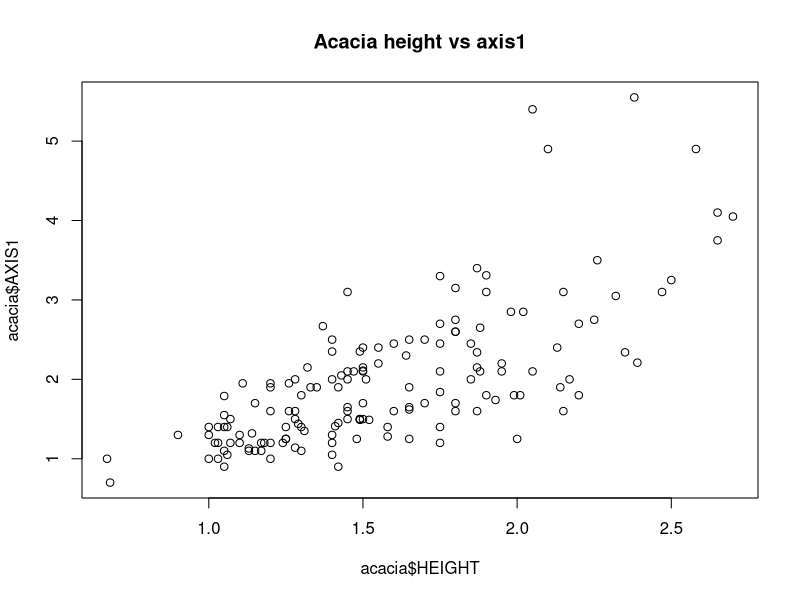
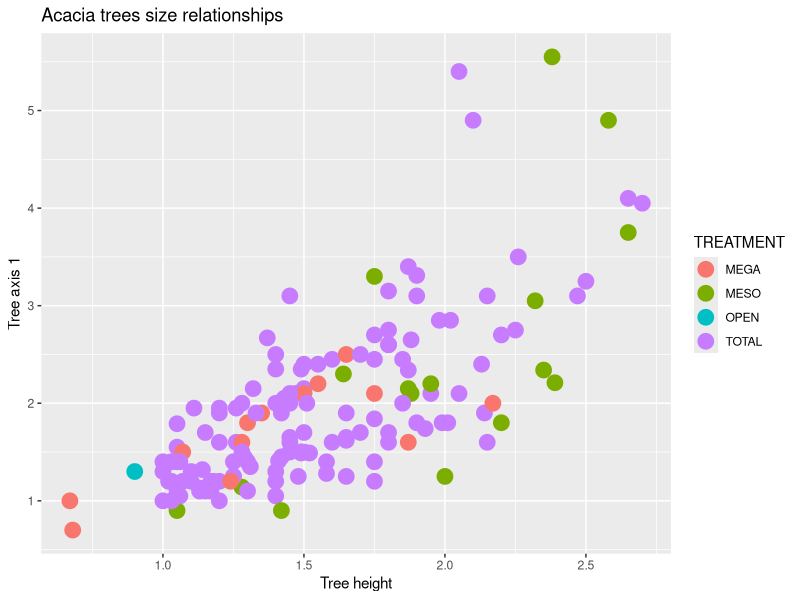
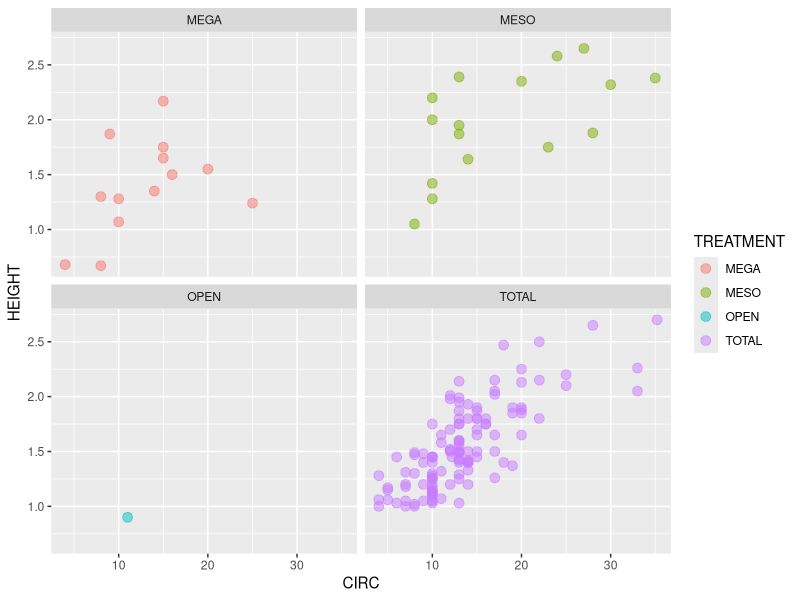
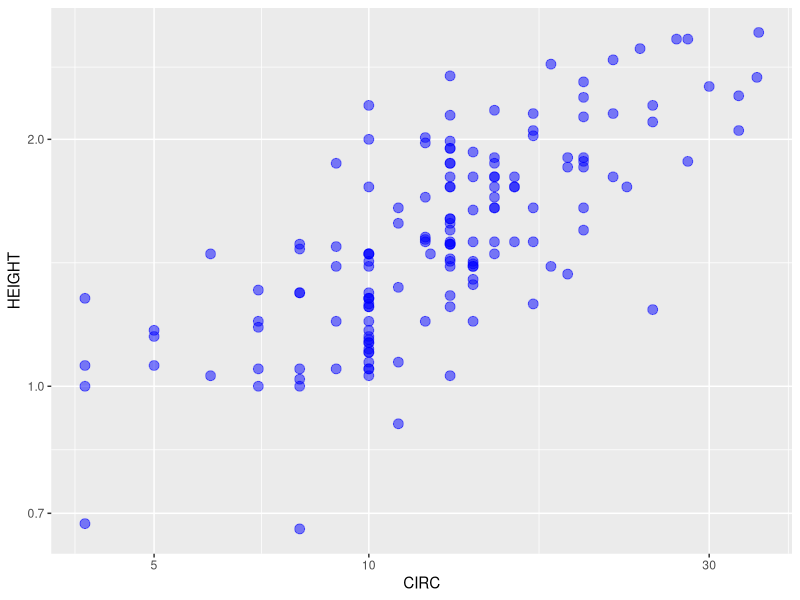
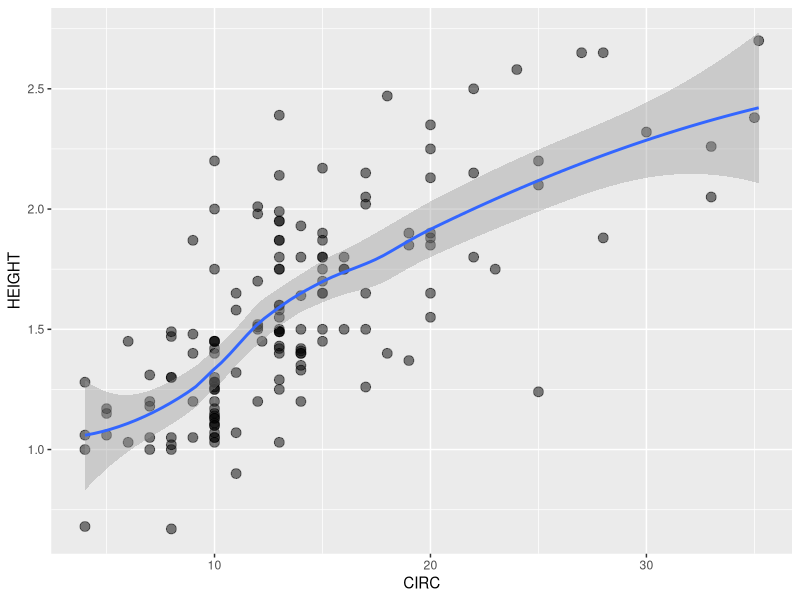
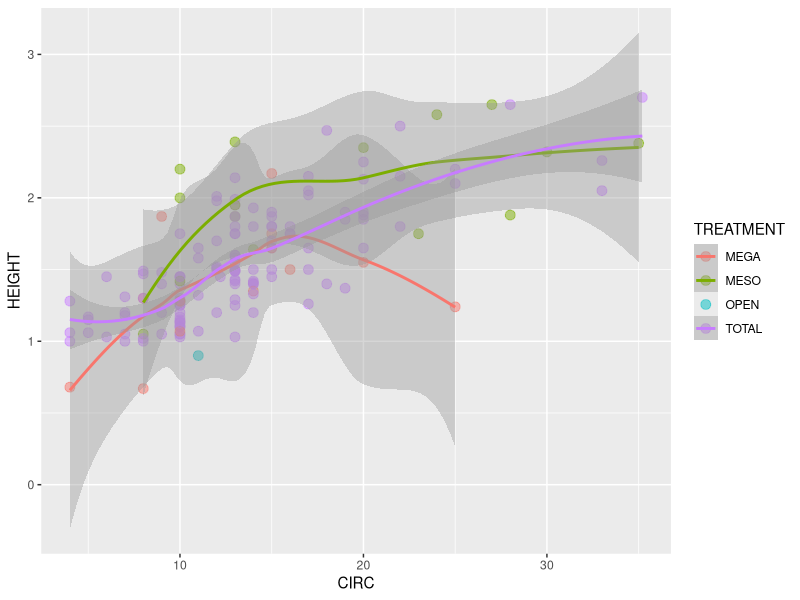
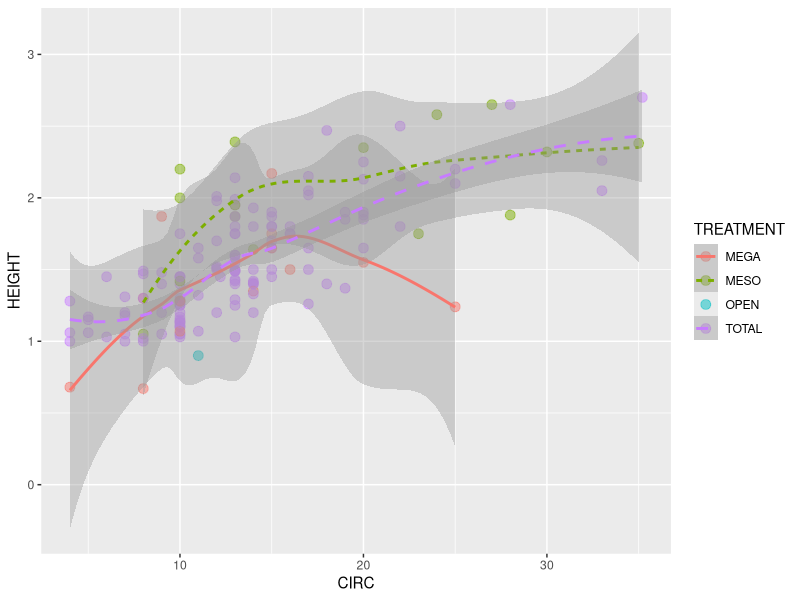
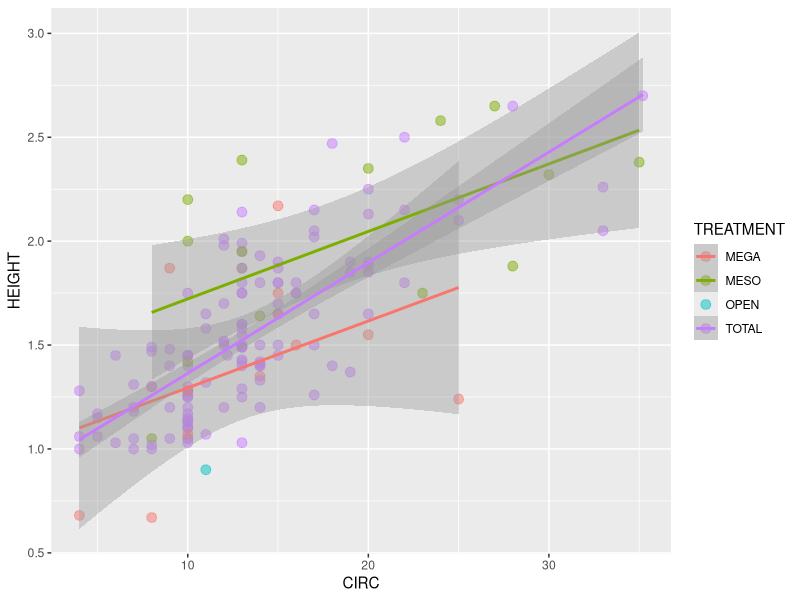

Generate these figures, in order, with R:
## ---- chunk 1
knitr::opts_chunk$set(echo = TRUE)
## ---- chunk 2
getwd()

## ---- chunk 3
read.csv(file = "../data-raw/ACACIA_DREPANOLOBIUM_SURVEY.txt", sep = "\t")
## ---- chunk 4
acacia <- read.csv(file = "../data-raw/ACACIA_DREPANOLOBIUM_SURVEY.txt", sep = "\t")
## ---- chunk 5
acacia$HEIGHT <- as.numeric(acacia$HEIGHT)
acacia$HEIGHT
## ---- chunk 6
read.csv(file = "../data-raw/ACACIA_DREPANOLOBIUM_SURVEY.txt",
         sep = "\t",
         na.strings = "dead")
is.numeric(acacia$HEIGHT)
## ---- chunk 7
plot(x = acacia$HEIGHT, y = acacia$AXIS1, main = "Acacia height vs axis1")
## ---- chunk 8
library(ggplot2)

ggplot(data = acacia, mapping = aes(x = HEIGHT, y = AXIS1, color = TREATMENT)) +
  geom_point(size = 5) +
  labs(x = "Tree height", y = "Tree axis 1", title = "Acacia trees size relationships")

## ---- chunk 9
ggplot(acacia, aes(x = CIRC, y = HEIGHT, color = TREATMENT)) +
  geom_point(size = 3, alpha = 0.5) +
  facet_wrap(~TREATMENT)
## ---- chunk 10
ggplot(data = acacia, mapping = aes(x = CIRC, y = HEIGHT)) +
geom_point(size = 3, color = "blue", alpha = 0.5) +
scale_y_log10() +
scale_x_log10()
## ---- chunk 11
ggplot(acacia, aes(x = CIRC, y = HEIGHT)) +
geom_point(size = 3, alpha = 0.5) +
geom_smooth()
## ---- chunk 12
ggplot(acacia, aes(x = CIRC, y = HEIGHT, color = TREATMENT)) +
geom_point(size = 3, alpha = 0.5) +
geom_smooth()
## ---- chunk 13
ggplot(acacia, aes(x = CIRC, y = HEIGHT, color = TREATMENT, linetype = TREATMENT)) +
geom_point(size = 3, alpha = 0.5) +
geom_smooth()
## ---- chunk 14
ggplot(acacia, aes(x = CIRC, y = HEIGHT, color = TREATMENT)) +
geom_point(size = 3, alpha = 0.5) +
geom_smooth(method = "lm") # try with "glm"
## ---- chunk 15
ggplot(data = acacia, mapping = aes(x = TREATMENT)) +
geom_bar()
## ---- chunk 16
ggplot(acacia, aes(x = CIRC)) +
geom_histogram(fill = "red")
## ---- chunk 17
ggplot(acacia, aes(x = CIRC, color = TREATMENT)) +
geom_histogram(bins = 20)
## ---- chunk 18
ggplot(acacia, aes(x = CIRC, fill = TREATMENT)) +
geom_histogram(bins = 20, color = "gray")
## ---- chunk 19
ggplot() +
geom_point(data = acacia,
           mapping = aes(x = CIRC, y = HEIGHT,
                         color = TREATMENT)) +
geom_smooth(data = acacia,
            mapping = aes(x = CIRC, y = HEIGHT))
## ---- chunk 20
ggplot() +
geom_point(data = acacia,
           mapping = aes(x = CIRC, y = HEIGHT,
                         color = TREATMENT)) +
geom_smooth(data = acacia,
            mapping = aes(x = CIRC, y = HEIGHT)) +
geom_histogram(data = acacia,
               mapping = aes(x = CIRC, color = TREATMENT),
               alpha = 0.1)
## ---- chunk 21
ggsave("acacia_by_treatment.jpg")
## ---- chunk 22
ggsave("acacia_by_treatment.pdf", height = 5, width = 5)
